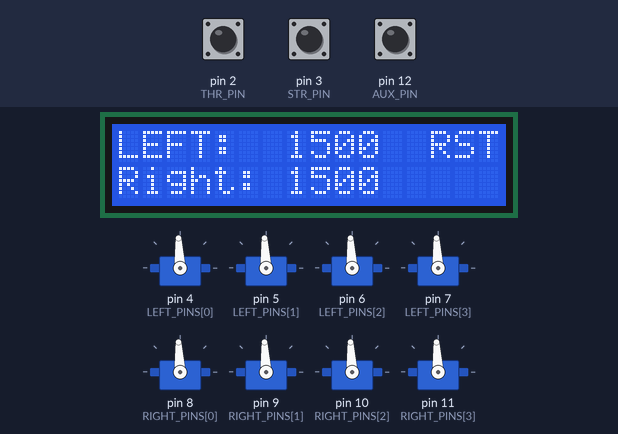
Bench run of a sketch on a simulated Arduino Mega 2560, built with avr-gcc and run on an emulated ATmega2560. Parts: 16×2 character LCD, 8 × servo. The inputs (shaded band) are chosen by the test bench; at power-on: pin 12 (AUX_PIN) HIGH, pin 2 (THR_PIN) HIGH, pin 3 (STR_PIN) HIGH.

Above: at 1.2 s.
1.3 s: pin 12 (AUX_PIN) pulled LOW for 0.15 s
At 1.6 s:
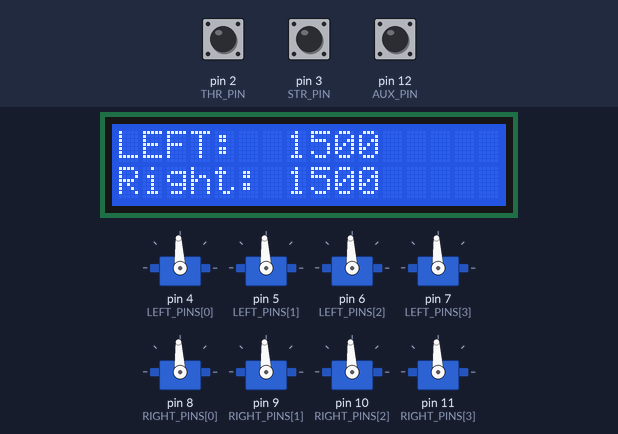
2.9 s: pin 2 (THR_PIN) pulsed LOW 2 times (0.12 s each, 0.3 s apart)
At 4.5 s:
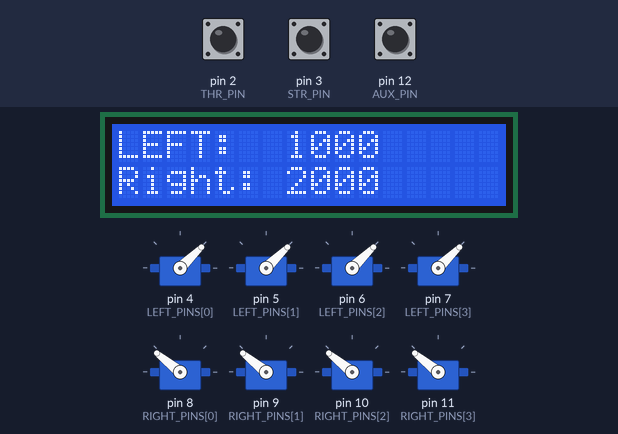
5.0 s: pin 3 (STR_PIN) pulsed LOW 2 times (0.12 s each, 0.3 s apart)
At 6.0 s:
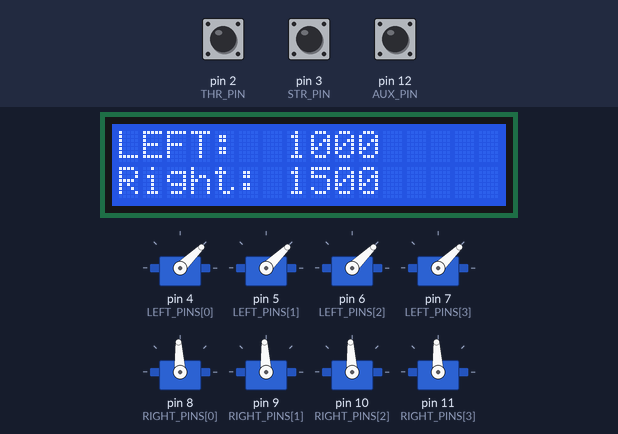
Timing chart, 0 to 8.0 s (numbered marks = the images above; inputs shaded):
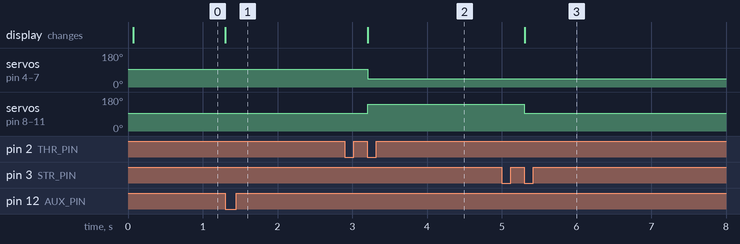

The sketch:

PoliceRobotRecent.ino
```cpp
//----------------------------------------------------------------------------
// NNPD Robot Project
//
// 2020-01-16  Jacob King      - Original version
// 2020-01-17  David Lawrence  - Added comments. Fix some indentation.
// 2020-01-21  David Lawrence  - Added code for RESET button for target
// 2020-02-09  David Lawrence  - Removed unused code and simplified
//
// Requires:
//    PinChangeInterrupt
//
// This program implements the drive control for the robot via
// an Arduino board. The basic function is to read the PWN signals
// from the reciever representing the steering and throttle positions
// of the controller and then set the drive motors accordingly.
//
//    STR = steering
//    THR = throttle
//
// Details:
// The arduino reads the PWM signal widths by setting up interrupts
// on the pins they are connected to. The interrupt service routines
// (ISR) are called whenever the PWM signal transitions. On a transition
// to a high state, the global ardunio system clock is recorded. On
// a transition to a low state, the time passed is recorded as the pulse
// width to a global variable.
//
// The measured pulse width values are mapped to different PWM settings
// to send to the motor controllers. The motors themselves are DC motors,
// but are driven by Victor controllers which use a PWM signal to
// determine voltage and polarity. Thus, arduino Servo objects are used
// to represent the DC motors.
//
// The reset button for the target is implemented in a similar fashion
// using the AUX1 output of the receiver. Here though, the state is
// either on or off and the corresponding PWM from AUX1 is either
// ~1860 (not pressed) or ~1060(pressed). The output pin on the arduino
// used for the reset is set high when the button is activate and low
// when it is not.

#include <LiquidCrystal.h>
#include <Servo.h>
#include <PinChangeInterrupt.h>


// Input pins
const byte STR_PIN = 3;
const byte THR_PIN = 2;
const byte AUX_PIN = 12;

// Output pins
const byte LEFT_PINS[]  = { 4,  5,  6,  7};
const byte RIGHT_PINS[] = { 8,  9, 10, 11};
int NLEFT_PINS  = sizeof(LEFT_PINS ); // works since type is byte
int NRIGHT_PINS = sizeof(RIGHT_PINS); // works since type is byte
Servo  left[4]; // (wish we could size these based on size of LEFT_PINS!)
Servo right[4];

const byte RESET_PIN = 13;

// used to record times
volatile unsigned long timerStartSTR, timerStartTHR, timerStartAUX1;
volatile int pulseTimeSTR = 1500;
volatile int pulseTimeTHR = 1500;
volatile int pulseTimeAUX1 = 1500;
unsigned long int pwmAUX1 = 0;

// Variables used to remember the last setting of the left and right PWM
int pwmLEFT;
int pwmRIGHT;

// Initializes the lcd screen, values are for pins
LiquidCrystal lcd(22, 23, 24, 25, 26, 27);

//----------------------------------------
// ISR_STR
//
// ISR function for steering
//----------------------------------------
void ISR_STR() {

  if (digitalRead(STR_PIN) == HIGH) {
    timerStartSTR = micros();
  } else {
    if (timerStartSTR != 0) {
      pulseTimeSTR = ((volatile int)micros() - timerStartSTR);
      timerStartSTR = 0;
    }
  }
}

//----------------------------------------
// ISR_THR
//
// ISR function for throttle
//----------------------------------------
void ISR_THR() {

  if (digitalRead(THR_PIN) == HIGH) {
    timerStartTHR = micros();
  } else {
    if (timerStartTHR != 0) {
      pulseTimeTHR = ((volatile int)micros() - timerStartTHR);
      timerStartTHR = 0;
    }
  }
}

//----------------------------------------
// ISR_AUX1
//
// ISR function for reset
//----------------------------------------
void ISR_AUX1(void) {

  volatile unsigned long now = micros();

  if (digitalRead(AUX_PIN) == HIGH) {
    timerStartAUX1 = now;
  } else {
    if( now > timerStartAUX1 ) {
      pwmAUX1 = now - timerStartAUX1;
    }
    timerStartAUX1 = 0;
  }
}

//----------------------------------------
// setup
//----------------------------------------
void setup() {

  // Input pins
  pinMode(STR_PIN, INPUT_PULLUP);
  pinMode(THR_PIN, INPUT_PULLUP);
  pinMode(AUX_PIN, INPUT_PULLUP);

  // ISRs for inputs
  // n.b. the AUX_PIN does not have its own dedicated interrupt so we must use an
  // interrupt group. Hence the use of attachPCINT from the PinChangeInterrupt library.
  attachInterrupt(digitalPinToInterrupt(STR_PIN), ISR_STR, CHANGE);
  attachInterrupt(digitalPinToInterrupt(THR_PIN), ISR_THR, CHANGE);
  attachPCINT(digitalPinToPCINT(AUX_PIN), ISR_AUX1, CHANGE);

  //Setup for lcd and Serial monitor
  lcd.begin(16, 2);
  lcd.print("LEFT:");
  lcd.setCursor(0, 1);
  lcd.print("Right:");
  Serial.begin(9600);

  // Victor setup
  // Victors are common FRC motor controllers, used to recieve and distribute PWM or CAN signals
  // This code uses PWM for simplicity, CAN is far more complicated

  // The pins are first 'attached' to the motor controllers (tells the servo to look at a specific pin for info)
  // The pin is then set to output mode (the pin will only ever be able to send outputs, never recieve information)
  for(int ipin=0; ipin<NLEFT_PINS; ipin++ ) {
    left[ipin].attach( LEFT_PINS[ipin] );
    pinMode( LEFT_PINS[ipin] , OUTPUT);
  }

  for(int ipin=0; ipin<NRIGHT_PINS; ipin++ ) {
    right[ipin].attach( RIGHT_PINS[ipin] );
    pinMode( RIGHT_PINS[ipin] , OUTPUT);
  }

  pinMode(RESET_PIN, OUTPUT);

} // end setup()


//----------------------------------------
// writeLeft
//
// Set all left motors to same value
//----------------------------------------
void writeLeft(int val) {
  for(int ipin=0; ipin<NLEFT_PINS; ipin++ ) left[ipin].writeMicroseconds(val);
  pwmLEFT = val; // remember for display later
}

//----------------------------------------
// writeRight
//
// Set all right motors to same value
//----------------------------------------
void writeRight(int val) {
  val = 2000 - (val-1000); // reverse right motors
  for(int ipin=0; ipin<NRIGHT_PINS; ipin++ ) right[ipin].writeMicroseconds(val);
  pwmRIGHT = val; // remember for display later
}

//----------------------------------------
// loop
//----------------------------------------
void loop() {

  // map values  -  convert from receiver PWM to motor PWM
  // Values used were found based off of experimentation, may not be %100 accurate
  int dispSTR = map(pulseTimeSTR, 1080, 1876, 1000, 2000);
  int dispTHR = map(pulseTimeTHR, 1100, 1888, 1000, 2000);

  dispSTR = constrain(dispSTR, 1000, 2000);
  dispTHR = constrain(dispTHR, 1000, 2000);

  // Print last PWM values written to drive motors to lcd screen
  lcd.setCursor(7, 0);
  lcd.print(pwmLEFT);
  lcd.setCursor(7, 1);
  lcd.print(pwmRIGHT);

  // drive
  //
  // Here values are written to the drive motors.
  // - A deadband is implmented for both the STR and THR.
  // - Values written are in the standard servo range of 1000-2000 with 1500 representing no motion.
  // - The motors are set using a linear sum of the two controls (when both active).
  // - If only the STR is active, then the robot will spin at a rate proportional to the STR.

  // The following are in PWM units, but in the range -500 to 500. Linear
  // combinations are used to set the motor speeds/polarities
  int  leftSTR  = dispSTR - 1500;
  int  rightSTR = -leftSTR;
  int  leftTHR  = dispTHR - 1500;
  int  rightTHR = dispTHR - 1500;

  bool STR_in_deadband = (dispSTR >= 1440) && (dispSTR <= 1560);
  bool THR_in_deadband = (dispTHR >= 1440) && (dispTHR <= 1560);

  if( STR_in_deadband ) leftSTR = rightSTR = 0; // zero out STR values if in deadband
  if( THR_in_deadband ) leftTHR = rightTHR = 0; // zero out THR values if in deadband

  writeLeft(  constrain( leftSTR +  leftTHR + 1500, 1000, 2000) );
  writeRight( constrain(rightSTR + rightTHR + 1500, 1000, 2000) );

  // Target RESET
  // The target reset button is "F" on the controller. When the user presses it either
  // forward or backward, the pwmAUX1 value will go down to something around 1060.
  // Otherwise, it rests at around 1860.
  // n.b. if the controller itself is not turned on, it is around 1500.
  //
  // Consider anything under 1200 to mean the user is pressing it so we drive
  // the output pin (RESET_PIN) low. Otherwise, we drive it high. This means the
  // reset "pulse" will have a width determined by how long the user holds the button.
  // The relay will catch a pulse of any length so this should not be a problem.
  //
  // n.b. on the robot, the orange and blue wires cokming out of the multi-wire white
  // cable should be connected to RESET_PIN on the Arduino and to the +5V rail on the
  // breadboard. The order doesn't actually matter since current in either direction
  // should activate the relay.
  lcd.setCursor(13, 0);
  if( pwmAUX1 < 1200 ){
    // User is pressing reset button ("F" on controller)
    digitalWrite(RESET_PIN, LOW);
    lcd.print("RST");
  }else{
    digitalWrite(RESET_PIN, HIGH);
    lcd.print("   "); // clear "RST" if button is not being pressed
  }

} // end loop()
```

Measured:
- after the input at 1.3 s, the display: changes at once (image 1)
- after the input at 2.9 s, servo on pin 4 (LEFT_PINS[0]), servo on pin 5 (LEFT_PINS[1]): 93° → 44° after 0.31 s
- after the input at 5.0 s, servo on pin 8 (RIGHT_PINS[0]), servo on pin 9 (RIGHT_PINS[1]), servo on pin 10 (RIGHT_PINS[2]), servo on pin 11 (RIGHT_PINS[3]): 141° → 93° after 0.30 s; the display: changes after 0.31 s (image 3)
